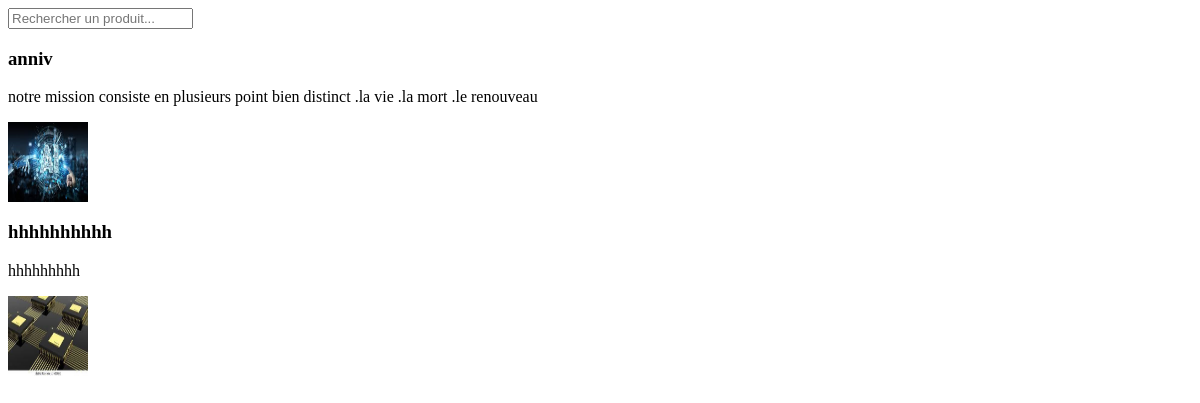
/gallery/, run on an earlier commit of the app's database.
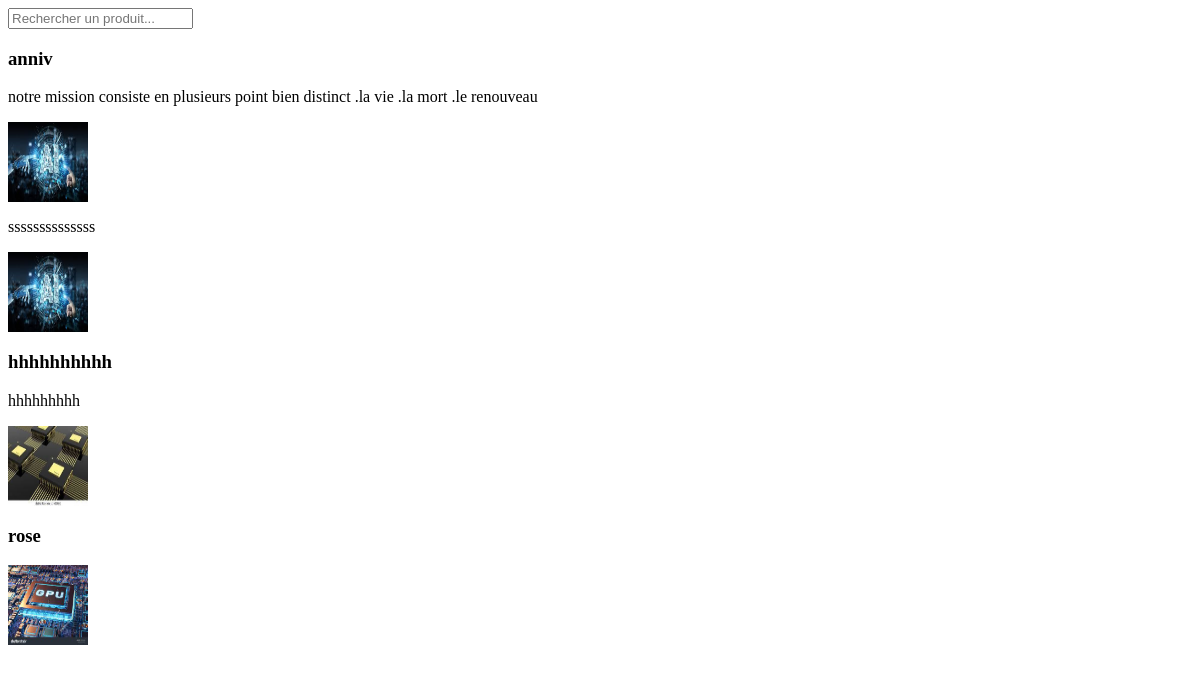
And on a later commit of the database.
### core/models.py (models this page shows, shortened)
class Image(models.Model):
    title = models.CharField(max_length=255, blank=True)
    event = models.CharField(max_length=255, blank=True)
    image = models.ImageField(upload_to="gallery/")
    description = models.TextField(blank=True, null=True)
    date_added = models.DateTimeField(auto_now_add=True)

### main/views.py (the view)
# urls.py: path('gallery/',views.gallery, name='gallery' ),
def gallery(request):
    images = Image.objects.all().order_by('event')
    grouped_images = {}
    for image in images:
        event = image.event
        if event not in grouped_images:
            grouped_images[event] = []
        grouped_images[event].append(image)
    return render(request, 'main/gallery.html', {'grouped_images': grouped_images})

### main/templates/main/gallery.html (shortened to what this page needs)
<input type="text" id="search" placeholder="Rechercher un produit...">
{% for event, images in grouped_images.items %}
    <h3>{{ event }}</h3>
    {% for image in images %}
        <p>{{ image.description }}</p>
        <img src="{{ image.image.url }}" alt="{{ image.title }}" style="width: 80px; height:80px" >
    {% endfor %}
{% endfor %}

What changed in the data, as far as the page shows it:
added Image: description "ssssssssssssss", image (picture), shown under "anniv"
added Image: event "rose", image (picture)
